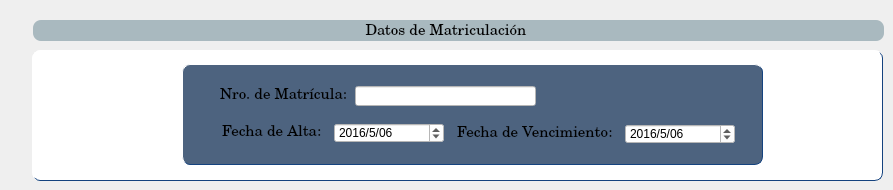
   <widget class="QWidget" name="tab">
    <attribute name="title">
     <string>Datos de Matriculación</string>
    </attribute>
    <widget class="QGroupBox" name="groupBox_18">
     <property name="geometry">
      <rect>
       <x>32</x>
       <y>50</y>
       <width>851</width>
       <height>131</height>
      </rect>
     </property>
     <property name="font">
      <font>
       <family>Century Schoolbook L</family>
       <pointsize>11</pointsize>
       <weight>50</weight>
       <italic>false</italic>
       <bold>false</bold>
      </font>
     </property>
     <property name="styleSheet">
      <string notr="true">QGroupBox{
border-style: solid;
border-width: 1px;
border-radius: 8px;
border-top-color: rgb(255, 255, 255);
border-left-color: rgb(255, 255, 255);
border-right-color: rgb(21, 67, 127);
border-bottom-color:rgb(21, 67, 127);
background-color: rgb(255, 255, 255);
}
QLabel{
background-color: rgb(77, 99, 127);
}
</string>
     </property>
     <property name="title">
      <string/>
     </property>
     <widget class="QGroupBox" name="groupBox_19">
      <property name="geometry">
       <rect>
        <x>150</x>
        <y>14</y>
        <width>581</width>
        <height>101</height>
       </rect>
      </property>
      <property name="font">
       <font>
        <family>Century Schoolbook L</family>
        <pointsize>11</pointsize>
        <weight>50</weight>
        <italic>false</italic>
        <bold>false</bold>
       </font>
      </property>
      <property name="styleSheet">
       <string notr="true">QGroupBox{
background-color: rgb(77, 99, 127);
}

QLineEdit{
background-color: rgb(255, 255, 255);
}

</string>
      </property>
      <property name="title">
       <string/>
      </property>
      <widget class="QLabel" name="label_45">
       <property name="geometry">
        <rect>
         <x>38</x>
         <y>23</y>
         <width>131</width>
         <height>16</height>
        </rect>
       </property>
       <property name="font">
        <font>
         <family>Century Schoolbook L</family>
         <pointsize>11</pointsize>
         <weight>50</weight>
         <italic>false</italic>
         <bold>false</bold>
        </font>
       </property>
       <property name="text">
        <string>Nro. de Matrícula:</string>
       </property>
      </widget>
      <widget class="QLabel" name="label_47">
       <property name="geometry">
        <rect>
         <x>275</x>
         <y>59</y>
         <width>171</width>
         <height>20</height>
        </rect>
       </property>
       <property name="font">
        <font>
         <family>Century Schoolbook L</family>
         <pointsize>11</pointsize>
         <weight>50</weight>
         <italic>false</italic>
         <bold>false</bold>
        </font>
       </property>
       <property name="text">
        <string>Fecha de Vencimiento:</string>
       </property>
      </widget>
      <widget class="QLabel" name="label_48">
       <property name="geometry">
        <rect>
         <x>40</x>
         <y>60</y>
         <width>121</width>
         <height>16</height>
        </rect>
       </property>
       <property name="font">
        <font>
         <family>Century Schoolbook L</family>
         <pointsize>11</pointsize>
         <weight>50</weight>
         <italic>false</italic>
         <bold>false</bold>
        </font>
       </property>
       <property name="text">
        <string>Fecha de Alta: </string>
       </property>
      </widget>
      <widget class="QLineEdit" name="lne_nro_cuenta_2">
       <property name="geometry">
        <rect>
         <x>173</x>
         <y>22</y>
         <width>181</width>
         <height>20</height>
        </rect>
       </property>
       <property name="styleSheet">
        <string notr="true">background-color: rgb(255, 255, 255);</string>
       </property>
       <property name="text">
        <string/>
       </property>
      </widget>
      <widget class="QDateEdit" name="dte_fecha_titulo_grado_2">
       <property name="geometry">
        <rect>
         <x>152</x>
         <y>59</y>
         <width>110</width>
         <height>20</height>
        </rect>
       </property>
       <property name="styleSheet">
        <string notr="true">background-color: rgb(255, 255, 255);</string>
       </property>
       <property name="displayFormat">
        <string>yyyy/M/dd</string>
       </property>
       <property name="date">
        <date>
         <year>2016</year>
         <month>5</month>
         <day>6</day>
        </date>
       </property>
      </widget>
      <widget class="QDateEdit" name="dte_fecha_titulo_grado_3">
       <property name="geometry">
        <rect>
         <x>443</x>
         <y>60</y>
         <width>110</width>
         <height>20</height>
        </rect>
       </property>
       <property name="styleSheet">
        <string notr="true">background-color: rgb(255, 255, 255);</string>
       </property>
       <property name="displayFormat">
        <string>yyyy/M/dd</string>
       </property>
       <property name="date">
        <date>
         <year>2016</year>
         <month>5</month>
         <day>6</day>
        </date>
       </property>
      </widget>
     </widget>
    </widget>
    <widget class="QLabel" name="label_49">
     <property name="geometry">
      <rect>
       <x>33</x>
       <y>20</y>
       <width>851</width>
       <height>21</height>
      </rect>
     </property>
     <property name="font">
      <font>
       <family>Century Schoolbook L</family>
       <pointsize>11</pointsize>
       <weight>50</weight>
       <italic>false</italic>
       <bold>false</bold>
      </font>
     </property>
     <property name="styleSheet">
      <string notr="true">background-color: rgb(169, 185, 191);
border-radius: 8px;</string>
     </property>
     <property name="text">
      <string>                                                                                Datos de Matriculación</string>
     </property>
    </widget>
   </widget>
